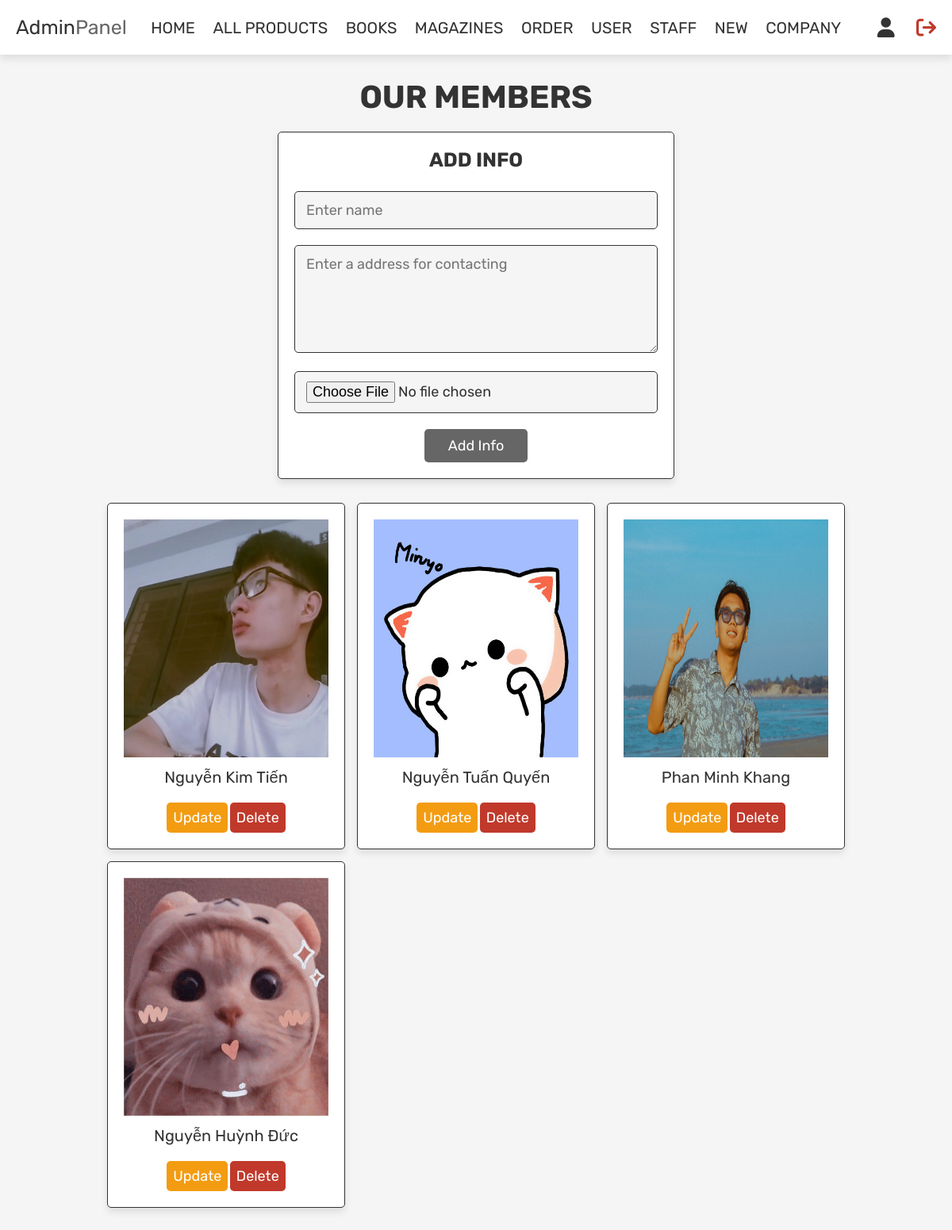
The page /admin_company.php (signed in) on the database its author committed.
### tables this page shows
CREATE TABLE `company` (
  `id` int(11) NOT NULL,
  `name` varchar(50) DEFAULT NULL,
  `img` varchar(255) DEFAULT NULL,
  `contact` varchar(255) DEFAULT NULL
);

### admin_company.php (the view, shortened to what this page needs)
<?php
include 'config.php';
?>
<!DOCTYPE html>
<html lang="en">
<head>
   <link rel="stylesheet" href="https://cdnjs.cloudflare.com/ajax/libs/font-awesome/6.0.0/css/all.min.css">
   <link rel="stylesheet" href="css/admin_style.css">
</head>
<body>
<?php include 'admin_header.php'; ?>
<section class="add-products">
   <h1 class="title">Our Members</h1>
   <form action="" method="post" enctype="multipart/form-data">
      <h3>add info</h3>
      <input type="text" name="name" class="box" placeholder="Enter name" required>
      <textarea style="background-color: var(--light-bg); border-radius: 0.5rem; margin: 1rem 0; padding: 1.2rem 1.4rem; color: var(--black);border: var(--border); font-size:1.8rem; width: 100%;" name="contact" cols="100" rows="5" placeholder="Enter a address for contacting" required></textarea>
      <input type="file" name="image" accept="image/jpg, image/jpeg, image/png" class="box" required>
      <input type="submit" value="add info" name="add_info" class="btn">
   </form>
</section>
<section class="show-products">
   <div class="box-container">
      <?php
         $select_member_id = mysqli_query($conn,"SELECT `id` FROM `company`") or die ('query failed');
         if(mysqli_num_rows($select_member_id) > 0){
            while($fetch_member= mysqli_fetch_assoc($select_member_id)){
               $pid=$fetch_member['id'];
               $fetch_member = mysqli_query($conn,"SELECT * FROM `company` WHERE id='$pid'");
               $fetch_member = mysqli_fetch_array($fetch_member);
      ?>
      <div class="box">
         <img style="max-width:100%;" src="uploaded_img/<?php echo $fetch_member['img']; ?>" alt="">
         <div class="name"><?php echo $fetch_member['name']; ?></div>
         <a href="admin_company.php?update=<?php echo $fetch_member['id']; ?>" class="option-btn">update</a>
         <a href="admin_company.php?delete=<?php echo $fetch_member['id']; ?>" class="delete-btn" onclick="return confirm('delete this member?');">delete</a>
      </div>
      <?php
         }
      }else{
         echo '<p class="empty">no members added yet!</p>';
      }
      ?>
   </div>
</section>
</body>
</html>

### css/admin_style.css (style rules this page uses)
:root { --purple:#8e44ad; --red:#c0392b; --orange:#f39c12; --black:#333; --white:#fff; --light-color:#666; --light-white:#ccc; --light-bg:#f5f5f5; --border:.1rem solid var(--black); --box-shadow:0 .5rem 1rem rgba(0,0,0,.1); --cart-icon: #0b1d30; }
* { font-family: 'Rubik', sans-serif; margin:0; padding:0; box-sizing: border-box; outline: none; border:none; text-decoration: none; transition:all .2s linear; }
html { font-size: 62.5%; overflow-x: hidden; }
body { background-color: var(--light-bg); }
section { padding:3rem 2rem; }
.title { text-align: center; margin-bottom: 2rem; text-transform: uppercase; color:var(--black); font-size: 4rem; }
.order-btn, .detail-btn, .btn, .option-btn, .delete-btn, .white-btn, .info_btn { display: inline-block; margin-top: 1rem; padding:1rem 3rem; cursor: pointer; color:var(--white); font-size: 1.8rem; border-radius: .5rem; text-transform: capitalize; }
.white-btn, .btn { background-color: var(--light-color); }
.option-btn { background-color: var(--orange); padding:8px; }
.delete-btn { background-color: var(--red); padding:8px; }
.add-products form { background-color: var(--white); border-radius: .5rem; padding:2rem; text-align: center; box-shadow: var(--box-shadow); border:var(--border); max-width: 50rem; margin:0 auto; }
.add-products form h3 { font-size: 2.5rem; text-transform: uppercase; color:var(--black); margin-bottom: 1.5rem; }
.add-products form .box { width: 100%; background-color: var(--light-bg); border-radius: .5rem; margin:1rem 0; padding:1.2rem 1.4rem; color:var(--black); font-size: 1.8rem; border:var(--border); }
.show-products .box-container { display: grid; grid-template-columns: repeat(auto-fit, 30rem); justify-content: center; gap:1.5rem; max-width: 1200px; margin:0 auto; align-items: flex-start; }
.show-products { padding-top: 0; }
.show-products .box-container .box { text-align: center; padding:2rem; border-radius: .5rem; border:var(--border); box-shadow: var(--box-shadow); background-color: var(--white); }
.show-products .box-container .box img { height: 30rem; }
.show-products .box-container .box .name { padding:1rem 0; font-size: 2rem; color:var(--black); }

### rows shown on the page
company: img (picture), name "Nguyễn Kim Tiến"
company: img (picture), name "Nguyễn Tuấn Quyến"
company: img (picture), name "Phan Minh Khang"
company: img (picture), name "Nguyễn Huỳnh Đức"
